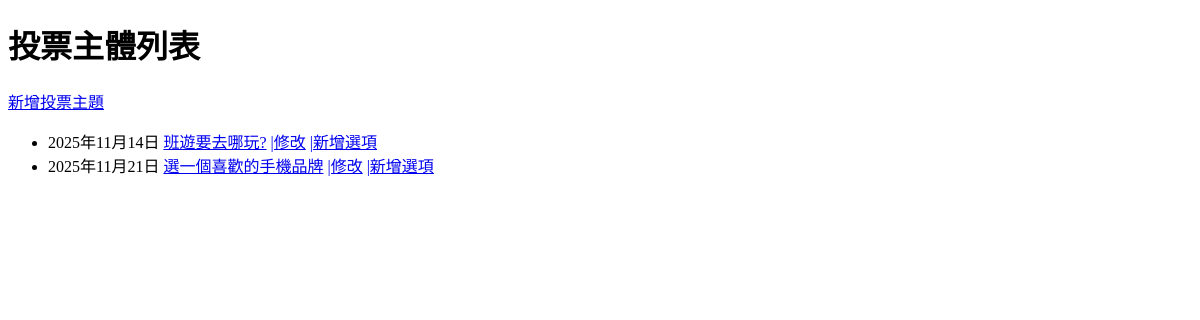
Page /poll/ on the earlier database version.
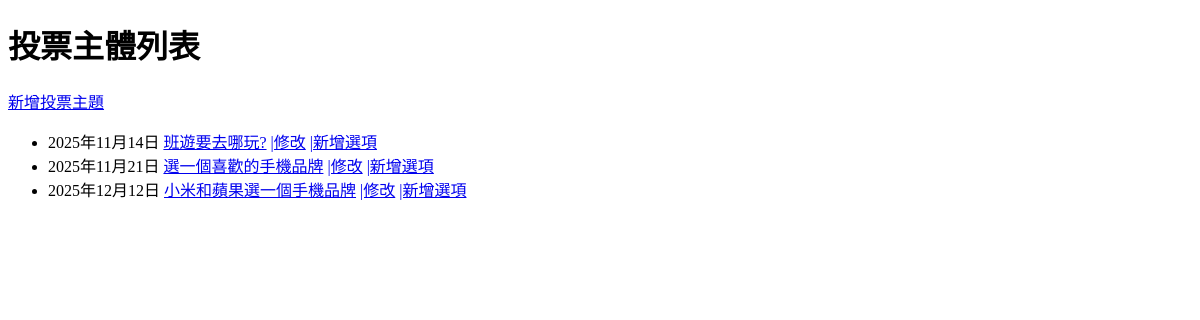
Same page on the later database version.
### default/models.py (models this page shows, shortened)
class Poll(models.Model):
    subject = models.CharField("投票主題",max_length=128)
    desc = models.TextField("說明")
    created = models.DateField("建立日期",auto_now_add=True)

### default/views.py (the view)
# urls.py: path("",polllist.as_view(),name='poll_list'),
class polllist(ListView):
    model = Poll

### templates/default/poll_list.html (shortened to what this page needs)
{% extends "base.html" %}
{% block main %}
    <h1>投票主體列表</h1>
    <a href="{% url 'poll_create' %}">新增投票主題</a>
    <ul>
        {% for poll in poll_list %}
        <li>
            {{poll.created}}
            <a href="{% url 'poll_view' poll.id %}">{{poll.subject}}</a>
            <a href="{% url 'poll_edit' poll.id %}"> |修改</a>
            <a href="{% url 'option_create' poll.id %}">|新增選項</a>
        </li>
        {% endfor %}
    </ul>
{% endblock %}

Differences in the rows shown:
added Poll: created "2025年12月12日", subject "小米和蘋果選一個手機品牌"
